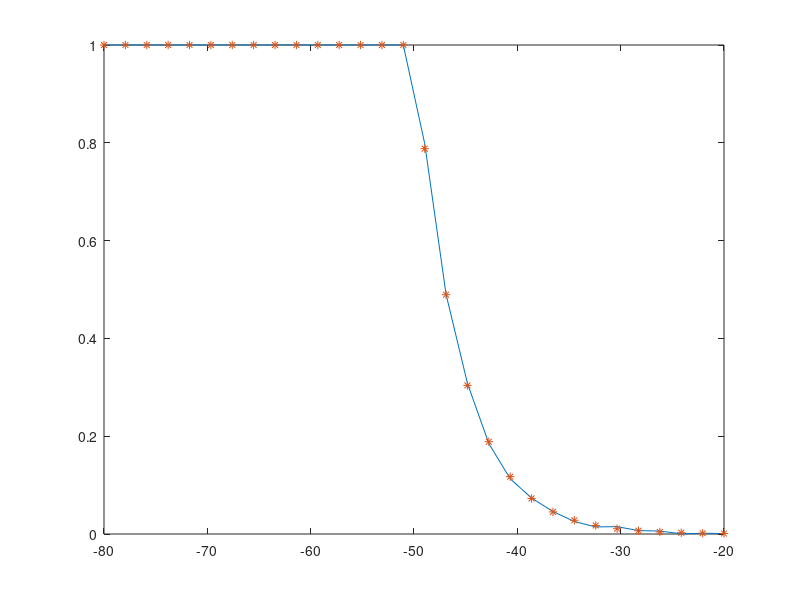

MATLAB code to generate this figure:
clc; clear all;

gamma_vec = logspace(-8,-2,30);
R = 100;
P = 0.1;
Cov = zeros(1,length(gamma_vec));
nb = 1;
experiments = 2000;

for i = 1:length(gamma_vec)
    gamma0 = gamma_vec(i);
    for iter = 1:experiments
        d_vec = R*sqrt(rand(1,nb));
        dmin = min(d_vec);
        Rec_pow = P*min(dmin)^(-2);
        if Rec_pow > gamma0
            Cov(i) = Cov(i) + 1;
        end
    end
    Cov(i) = Cov(i)/experiments;
end

plot(pow2db(gamma_vec),Cov);
hold on
plot(pow2db(gamma_vec), min(1,(1/R^2)*(P./gamma_vec)),'*');